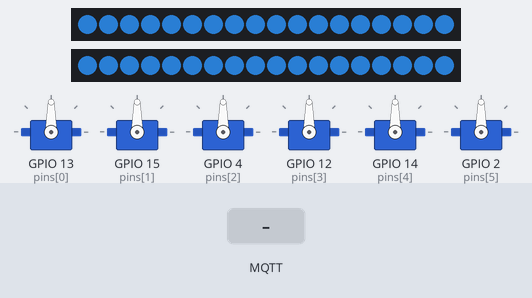
This sketch was run on a simulated ESP8266 (NodeMCU). Parts: 2 × 18 RGB LEDs in strip order, left to right, 6 × servo. The inputs (shaded band) are chosen by the test bench. Dim RGB values are drawn brighter than linear; WiFi joins after 1.5 s; servers stay silent unless stated; no MQTT or app messages arrive unless stated; what the sketch prints to the serial monitor is not drawn.

Above: at 1.52 s.
At 2.7 s:
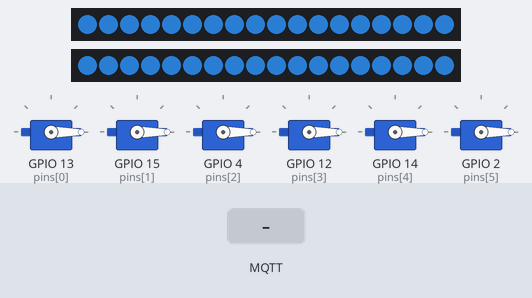
2.8 s: MQTT message "SIGN" arrives on the first subscribed topic
4.3 s: MQTT message "1" arrives on the first subscribed topic
5.8 s: MQTT message "A" arrives on the first subscribed topic
Timing chart, 0 to 8.8 s (numbered marks = the images above; inputs shaded):
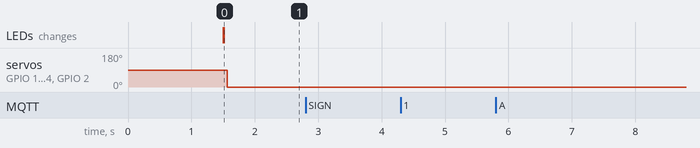

Measured:
- after the input at 2.8 s, every drawn part: stays the same
- after the input at 4.3 s, every drawn part: stays the same
- after the input at 5.8 s, every drawn part: stays the same

The sketch:

MediceinServo.ino
```cpp
#include <FastLED.h>
#include <Servo.h>

//  Led's
#define LED_DATA1 5  // D1
#define LED_DATA2 0 // D3
#define NUM_LEDS 18
#define COLOR_ORDER GRB
#define LED_TYPE    WS2811
#define FRAMES_PER_SECOND  120
#define NUM_STRIPS 2
CRGB leds[NUM_STRIPS][NUM_LEDS];

const char *NAME = "MedKast";
const char *TOPIC = "LAB/MEDKAST";

//  Servo's
Servo servo[6];  // create servo object to control a servo
int pins[6] = { 13, 15, 4, 12, 14, 2  };

//  ColorPallette
int r = 51;
int g = 152;
int b = 255;
CRGB colorOff = CRGB(r, g, b);

int cr = 250;
int cg = 152;
int cb = 5;
CRGB colorOn = CRGB(cr, cg, cb);
const int brightness = 128;

//  Door booleans
bool doorState[6];
bool masterSwitch = false;

void setupESP() {

  FastLED.addLeds<WS2812B, LED_DATA1, GRB>(leds[0], NUM_LEDS);
  FastLED.addLeds<WS2812B, LED_DATA2, GRB>(leds[1], NUM_LEDS);
  FastLED.delay(1000 / FRAMES_PER_SECOND);
  FastLED.setBrightness( brightness );

  for (int i = 0; i < NUM_LEDS; ++i)
  {
    leds[0][i] = colorOff;
    leds[1][i] = colorOff;
  }

  FastLED.show();
  for (int i = 0; i < 6; i++)
  {
    doorState[i] = false;
  }

  for (int i = 0; i < 6; i++)
  {
    doorState[i] = false;
    servo[i].attach(pins[i]);
    servo[i].write(90);
  }

}

void loopESP() {

  for (int i = 0; i < 6; ++i)
  {
    for (int j = 0; j < 6; ++j)
    {
      // make sets of 6 leds per door
      int num = (6 * i) + j;

      //  check the state of the door
      if ( i < 3 )
      {
        if (doorState[i] == true)
        {
          // if open, set 6 leds to correctRGB
          leds[1][num] = colorOn;
          servo[i].write(90);
        }
        else
        {
          //if closed keep state
          leds[1][num] = colorOff;
          servo[i].write(0);
        }
      }
      else
      {
        num -= 18;
        if (doorState[i] == true)
        {
          leds[0][num] = colorOn;
          servo[i].write(90);
        }
        else
        {
          leds[0][num] = colorOff;
          servo[i].write(0);
        }
      }
    }
  }

  FastLED.show();
}

void callbackESP(char* topic, byte * payload) {
  if ((char)payload[1] == '1') {
    if ((char)payload[2] == 'A') {

      doorState[0] = false;
    }
    if ((char)payload[2] == 'B') {

      doorState[0] = true;
    }
  }

  if ((char)payload[1] == '2') {
    if ((char)payload[2] == 'A') {

      doorState[1] = false;
    }
    if ((char)payload[2] == 'B') {

      doorState[1] = true;
    }
  }
  if ((char)payload[1] == '3') {
    if ((char)payload[2] == 'A') {

      doorState[2] = false;
    }
    if ((char)payload[2] == 'B') {

      doorState[2] = true;
    }
  }
  if ((char)payload[1] == '4') {
    if ((char)payload[2] == 'A') {

      doorState[3] = false;
    }
    if ((char)payload[2] == 'B') {

      doorState[3] = true;
    }
  }
  if ((char)payload[1] == '5') {
    if ((char)payload[2] == 'A') {

      doorState[4] = false;
    }
    if ((char)payload[2] == 'B') {
      doorState[4] = true;
    }
  }
  if ((char)payload[1] == '6') {
    if ((char)payload[2] == 'A') {

      doorState[5] = false;
    }
    if ((char)payload[2] == 'B') {

      doorState[5] = true;
    }
  }
  if ((char)payload[1] == '7') {
    if ((char)payload[2] == 'A') {
      masterSwitch = true;
    }
    if ((char)payload[2] == 'B') {
      masterSwitch = false;
    }
  }

}
```

VrijstaatBasis.ino
```cpp
#include <ESP8266WiFi.h>
#include <PubSubClient.h>
#include <ArduinoOTA.h>
//
const char *ssid =  "Vrijstaat";     // change according to your Network - cannot be longer than 32 characters!
const char *pass =  "vrijstaat"; // change according to your Network
const char *mqtt_server = "192.168.178.40";

const int SIGNNUM = 0;
const char *SIGNTOPIC = "SIGN";

long lastMsg = 0;
char msg[50];

WiFiClient espClient;
PubSubClient client(espClient);

void callback(char* topic, byte * payload, unsigned int length) {
  Serial.print("Message arrived [");
  Serial.print(topic);
  Serial.print("] ");
  Serial.println((char*)payload);
  if (strcmp(topic, "SIGN") == 0) {
    if ((char)payload[0] == '1') {
      ESP.restart();
    }
    if ((char)payload[0] == '0') {
      client.publish(SIGNTOPIC, NAME);
    }
  }
  else
  {
    callbackESP(topic, payload);
  }
}

void setup() {


  Serial.begin(115200);    // Initialize serial communications
  Serial.println(NAME);

  WiFi.begin(ssid, pass);
  ArduinoOTA.setHostname(NAME);
  client.setServer(mqtt_server, 1883);
  client.setCallback(callback);

  int c = 0;
  while ((WiFi.status() != WL_CONNECTED)) {
    c++;
    delay(500);
    Serial.print(".");
    if (c == 20) {
      ESP.restart();
    }
  }
  Serial.println(F("WiFi connected"));
  ArduinoOTA.onStart([]() {
    String type;
    if (ArduinoOTA.getCommand() == U_FLASH) {
      type = "sketch";
    } else { // U_SPIFFS
      type = "filesystem";
    }

    // NOTE: if updating SPIFFS this would be the place to unmount SPIFFS using SPIFFS.end()
    Serial.println("Start updating " + type);
  });
  ArduinoOTA.onEnd([]() {
    Serial.println("\nEnd");
  });
  ArduinoOTA.onProgress([](unsigned int progress, unsigned int total) {
    Serial.printf("Progress: %u%%\r", (progress / (total / 100)));
  });
  ArduinoOTA.onError([](ota_error_t error) {
    Serial.printf("Error[%u]: ", error);
    if (error == OTA_AUTH_ERROR) {
      Serial.println("Auth Failed");
    } else if (error == OTA_BEGIN_ERROR) {
      Serial.println("Begin Failed");
    } else if (error == OTA_CONNECT_ERROR) {
      Serial.println("Connect Failed");
    } else if (error == OTA_RECEIVE_ERROR) {
      Serial.println("Receive Failed");
    } else if (error == OTA_END_ERROR) {
      Serial.println("End Failed");
    }
  });
  ArduinoOTA.begin();
  Serial.print("IP address: ");
  Serial.println(WiFi.localIP());
  setupESP();
}

void loop() {
  ArduinoOTA.handle();
  if (!client.connected()) {
    reconnect();
  }

  client.loop();
  loopESP();
}


void sendMsg(int ms) {
  snprintf (msg, 75, "#%ld", ms);
  Serial.print("Publish message: ");
  Serial.println(msg);
  client.publish(TOPIC, msg);
}

void Sign(int ms) {
  snprintf (msg, 75, "#%ld", ms);
  Serial.print("Publish message: ");
  Serial.println(msg);
  client.publish(SIGNTOPIC, msg);
}

void reconnect() {
  // Loop until we're reconnected
  while (!client.connected()) {
    Serial.print("Attempting MQTT connection...");
    // Attempt to connect
    if (client.connect(NAME)) {
      Serial.println("connected");
      // Once connected, publish an announcement...
      client.publish(SIGNTOPIC, NAME);
      // ... and resubscribe
      client.subscribe(TOPIC);
      client.subscribe("SIGN");
    } else {
      Serial.print("failed, rc=");
      Serial.print(client.state());
      Serial.println(" try again in 5 seconds");
      // Wait 5 seconds before retrying
      delay(5000);
    }
  }
}
```
